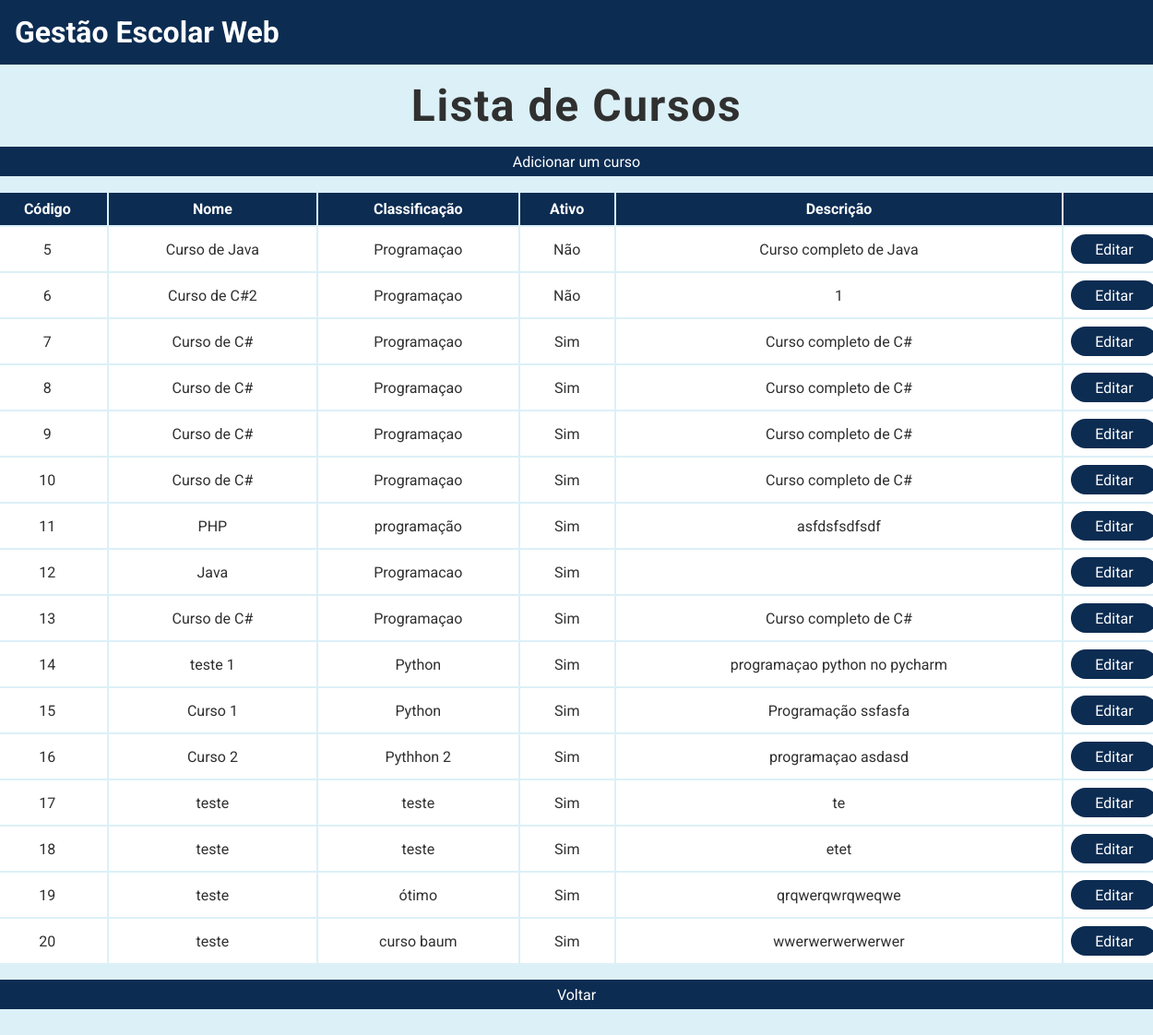
The app's page /listar/cursos with its own data.
### tables this page shows
CREATE TABLE Cursos (codigo INTEGER PRIMARY KEY AUTOINCREMENT, nome VARCHAR (255) NOT NULL, classificacao VARCHAR (255) NOT NULL, ativo BOOLEAN DEFAULT (1), descricao VARCHAR (255));

### main.py (the view)
@app.route("/listar/cursos")
def listar_cursos():
    cursos = Curso.listar()
    return render_template("listar_cursos.html", cursos=cursos)

### curso.py (called while the page is built)
    @classmethod
    def listar(cls):
        conexao = sqlite3.connect("gestao_escolar.db")
        cursor = conexao.cursor()
        sql = """
            SELECT * FROM Cursos
        """
        cursor.execute(sql)
        lista_cursos = cursor.fetchall()
        conexao.close()
        return lista_cursos

### templates/listar_cursos.html
{% extends "base.html" %}
{% block conteudo %}
<div class="conteudo-principal">
    <h2>Lista de Cursos</h2>
    <div class="conteudo-tabela">
        <a href="/cadastro/curso" class="botao-primario"
            >Adicionar um curso</a
        >
        <table>
            <tr>
                <th>Código</th>
                <th>Nome</th>
                <th>Classificação</th>
                <th>Ativo</th>
                <th>Descrição</th>
                <th></th>
            </tr>
            {% for curso in cursos %}
            <tr>
                <td>{{ curso[0] }}</td>
                <td>{{ curso[1] }}</td>
                <td>{{ curso[2] }}</td>
                <td>
                    {% if curso[3] == 1 %} Sim {% else %} Não {% endif %}
                </td>
                <td>{{ curso[4] }}</td>
                <td>
                    <a
                        href="/editar/curso/{{ curso[0] }}"
                        class="botao-primario"
                        >Editar</a
                    >
                </td>
            </tr>
            {% endfor %}
        </table>
        <a href="/" class="botao-primario">Voltar</a>
    </div>
</div>
{% endblock %}

### static/css/style.css (style rules this page uses)
:root { --azul-fraco: rgb(220, 240, 247); --azul-escuro: rgb(12, 44, 82); --preto: rgb(48, 48, 48); --azul-normal: rgb(94, 157, 200); --verde-normal: rgb(21, 238, 108); }
* { margin: 0; padding: 0; box-sizing: border-box; }
body { font-family: 'Roboto', sans-serif; background: var(--azul-fraco); }
a { text-decoration: none; }
.botao-primario { display: flex; background-color: var(--azul-escuro); color: #fff; width: 100%; text-align: center; justify-content: center; align-items: center; border-radius: 3rem; }
main .conteudo-principal { text-align: center; display: flex; justify-content: center; flex-direction: column; align-items: center; margin-bottom: 2rem; }
main .conteudo-principal h2 { margin: 1rem 0 1rem 0; font-size: 3rem; color: var(--preto); letter-spacing: .1rem; }
main .conteudo-principal .conteudo-tabela { width: 80rem; }
main .conteudo-principal .conteudo-tabela .botao-primario { height: 2rem; font-size: 1rem; font-weight: 400; }
main .conteudo-principal .conteudo-tabela table { margin: 1rem 0 1rem 0; width: 100%; }
main .conteudo-principal .conteudo-tabela table th { background: var(--azul-escuro); color: #fff; padding: 0.5rem; }
main .conteudo-principal .conteudo-tabela table td { background: #fff; color: var(--preto); padding: 0.5rem; }

### records on screen
Cursos: codigo "5", nome "Curso de Java", classificacao "Programaçao", ativo "Não", descricao "Curso completo de Java"
Cursos: codigo "6", nome "Curso de C#2", classificacao "Programaçao", ativo "Não", descricao "1"
Cursos: codigo "7", nome "Curso de C#", classificacao "Programaçao", ativo "Sim", descricao "Curso completo de C#"
Cursos: codigo "8", nome "Curso de C#", classificacao "Programaçao", ativo "Sim", descricao "Curso completo de C#"
Cursos: codigo "9", nome "Curso de C#", classificacao "Programaçao", ativo "Sim", descricao "Curso completo de C#"
Cursos: codigo "10", nome "Curso de C#", classificacao "Programaçao", ativo "Sim", descricao "Curso completo de C#"
Cursos: codigo "11", nome "PHP", classificacao "programação", ativo "Sim", descricao "asfdsfsdfsdf"
Cursos: codigo "12", nome "Java", classificacao "Programacao", ativo "Sim"
Cursos: codigo "13", nome "Curso de C#", classificacao "Programaçao", ativo "Sim", descricao "Curso completo de C#"
Cursos: codigo "14", nome "teste 1", classificacao "Python", ativo "Sim", descricao "programaçao python no pycharm"
Cursos: codigo "15", nome "Curso 1", classificacao "Python", ativo "Sim", descricao "Programação ssfasfa"
Cursos: codigo "16", nome "Curso 2", classificacao "Pythhon 2", ativo "Sim", descricao "programaçao asdasd"
Cursos: codigo "17", nome "teste", classificacao "teste", ativo "Sim", descricao "te"
Cursos: codigo "18", nome "teste", classificacao "teste", ativo "Sim", descricao "etet"
Cursos: codigo "19", nome "teste", classificacao "ótimo", ativo "Sim", descricao "qrqwerqwrqweqwe"
Cursos: codigo "20", nome "teste", classificacao "curso baum", ativo "Sim", descricao "wwerwerwerwerwer"
